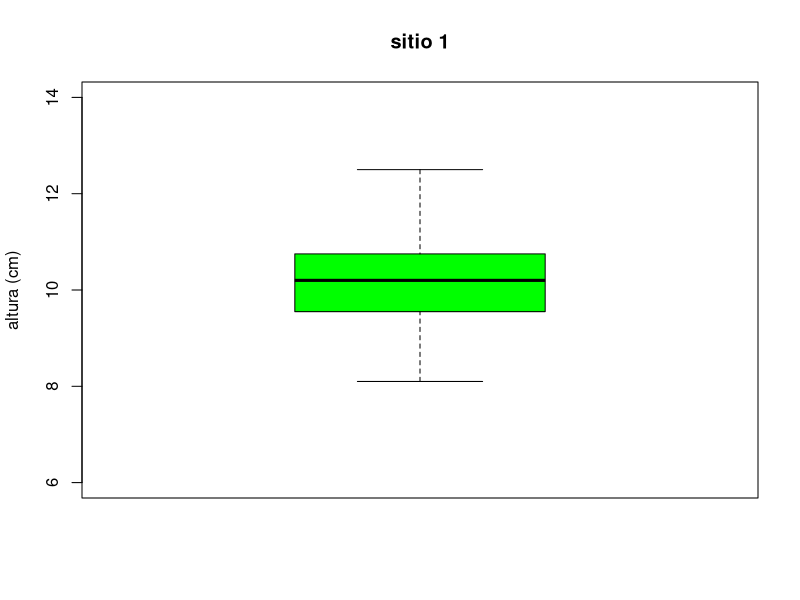

Source code (R):
#Julieta Gonzalez Cuellar 
#21/08/23
#Matricula 2070694


# Importar datos ----------------------------------------------------------
#Funcion read.csv (sirve para importar datos csv a R)

mediciones <- read.csv("Scripts/mediciones.csv", header = TRUE)
head(mediciones) #funcion head (sirve para ver los primeros 6 datos)


# Descriptivas ------------------------------------------------------------

#Medidas de tendecia central media, mediana, rango 

mean(mediciones$Altura) #calcular media
median(mediciones$Altura) #mediana
range(mediciones$Altura) #rango 
fivenum(mediciones$Altura) #datos de boxplot 

#medidas de dispersion desviacion estandar, varianza

sd (mediciones$Altura) #desviacion estandar
var(mediciones$Altura) # varianza 


# Graficas ----------------------------------------------------------------

boxplot(mediciones$Altura,
        col = "green", #color
        ylab = "altura (cm)", # variable
        main = "sitio 1", 
        ylim = c(6,14))


        
        